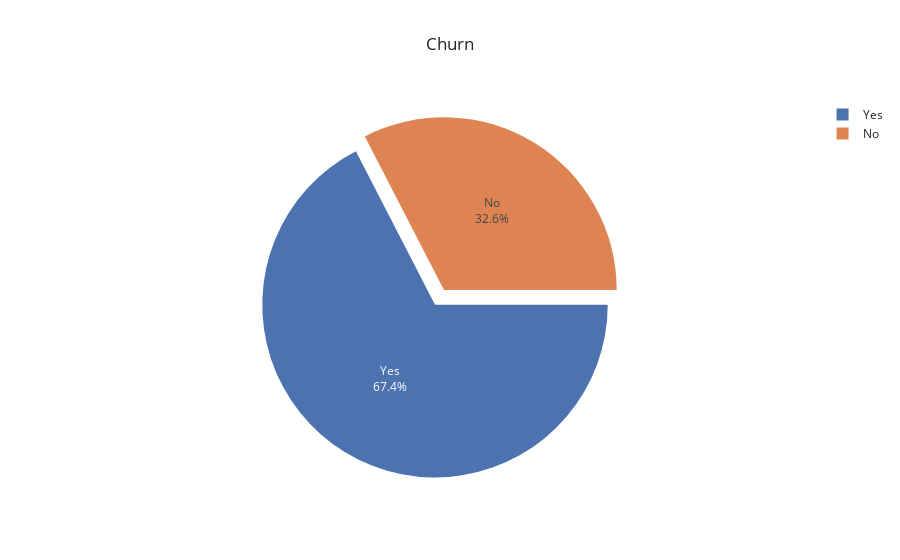

The cell this chart's notebook holds for it:
### Code cell
# Visualizing Churn proportion
fig = px.pie(df, names = 'Churned', template = 'seaborn',
            title = 'Churn')
fig.update_traces(rotation=90, pull = [0.1], textinfo = "percent+label")
fig.show()

### Figure 1 — Plotly figure (JSON) as saved in the notebook; plotly's stock layout.template omitted (floating-point values rounded to 4 significant figures; data arrays with more than 128 entries replaced by an {"elided": "..."} marker saying what was removed)
{"data": [{"domain": {"x": [0, 1], "y": [0, 1]}, "hovertemplate": "Churned=%{label}<extra></extra>", "labels": {"elided": "439 str values"}, "legendgroup": "", "name": "", "pull": [0.1], "rotation": 90, "showlegend": true, "textinfo": "percent+label", "type": "pie"}], "layout": {"legend": {"tracegroupgap": 0}, "title": {"text": "Churn"}}}
